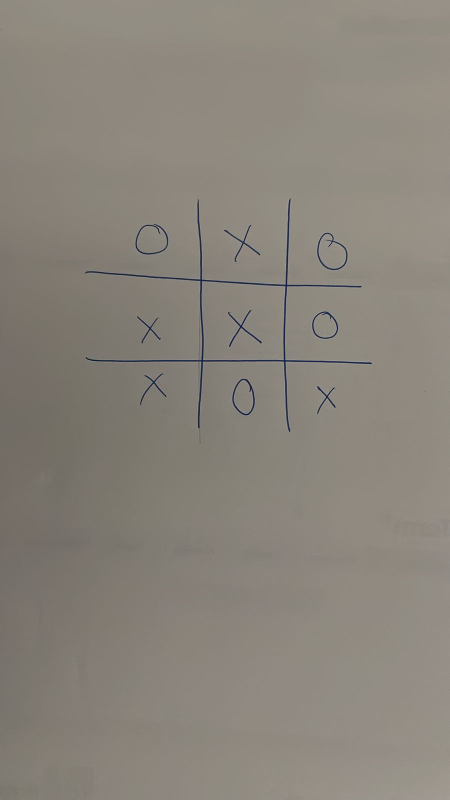
#> input picture test1.jpg, 900 x 1600 px (shown at 1/2 size)
$ python contours.py
#> lines starting #> are read from the running program, lines starting #| are printed output that depends on the picture; after the words box and inside, x2 and y2 are one past the last pixel; in counts of white or black regions, pixels touching at a corner belong together
import cv2 as cv
import numpy as np

# Reading an image
img = cv.imread('test1.jpg')
#> img is the input picture: shape (1600, 900, 3); mean B, G, R 123, 132.1, 137.8
cv.imshow("TicTacToe",img)

# Creating a blank image
blank= np.zeros(img.shape,dtype="uint8")
# cv.imshow("Blank",blank)

gray= cv.cvtColor(img,cv.COLOR_BGR2GRAY)
# cv.imshow("Gray",gray)

blur= cv.GaussianBlur(gray,(5,5),cv.BORDER_DEFAULT)
# cv.imshow("Blur",blur)

canny2 = cv.Canny(blur,125,175)
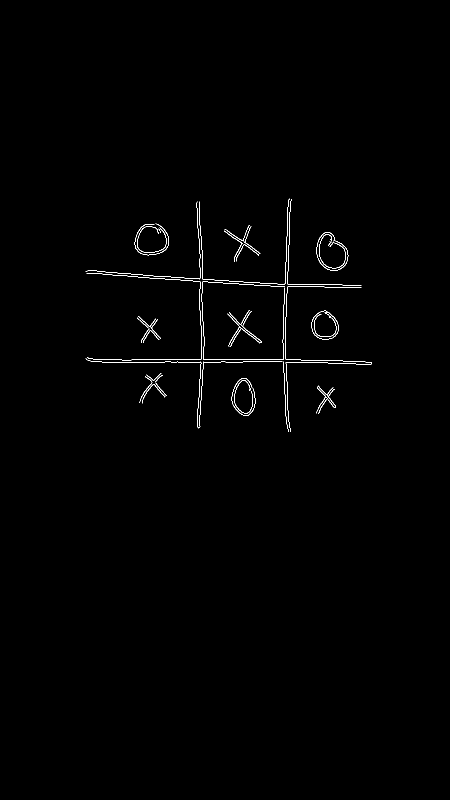
#> canny2: shape (1600, 900) (shown at 1/2 size); 0.52% white in thin lines or dots, all inside (x1, y1, x2, y2) = (171, 397, 744, 864)
# cv.imshow("Canny 2",canny2)

# ret,thresh= cv.threshold(gray,125,255,cv.THRESH_BINARY)
# cv.imshow("Thresh",thresh)

# Get contours
contours,hierarchies = cv.findContours(canny2,cv.RETR_EXTERNAL,cv.CHAIN_APPROX_NONE)
#> contours = 42 contours, 17 with area under 20; largest, box (x1, y1, x2, y2) and area: (633, 464, 697, 542) 3448, (460, 622, 524, 694) 94, (463, 756, 511, 832) 50, (269, 447, 338, 511) 48, (623, 621, 678, 679) 47
# print(f"Number of countours {len(contours)}")

# Draw Contour on the blank image that has been created
contour =cv.drawContours(blank,contours,-1,(255,255,255),2)
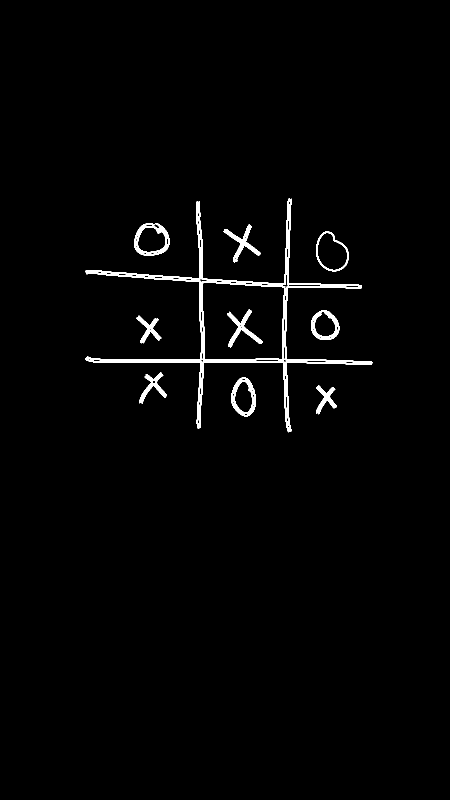
#> contour: shape (1600, 900, 3) (shown at 1/2 size); 1.6% white; 11 white regions, largest, box (x1, y1, x2, y2) and area: (170, 396, 745, 865) 10521, (402, 562, 571, 721) 1931, (268, 446, 339, 512) 1457
# cv.imshow("Draw Contour on blank",blank)

# Resizing the image
resized = cv.resize(contour,(500,500),interpolation=cv.INTER_AREA)
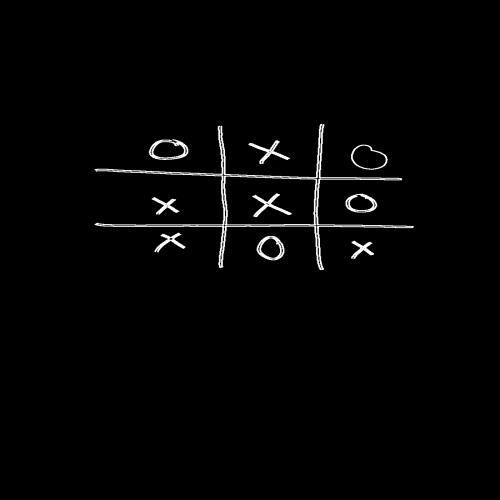
#> resized: shape (500, 500, 3); min 0, max 255, mean 4
cv.imshow('Resized',resized)


cv.waitKey(0)
